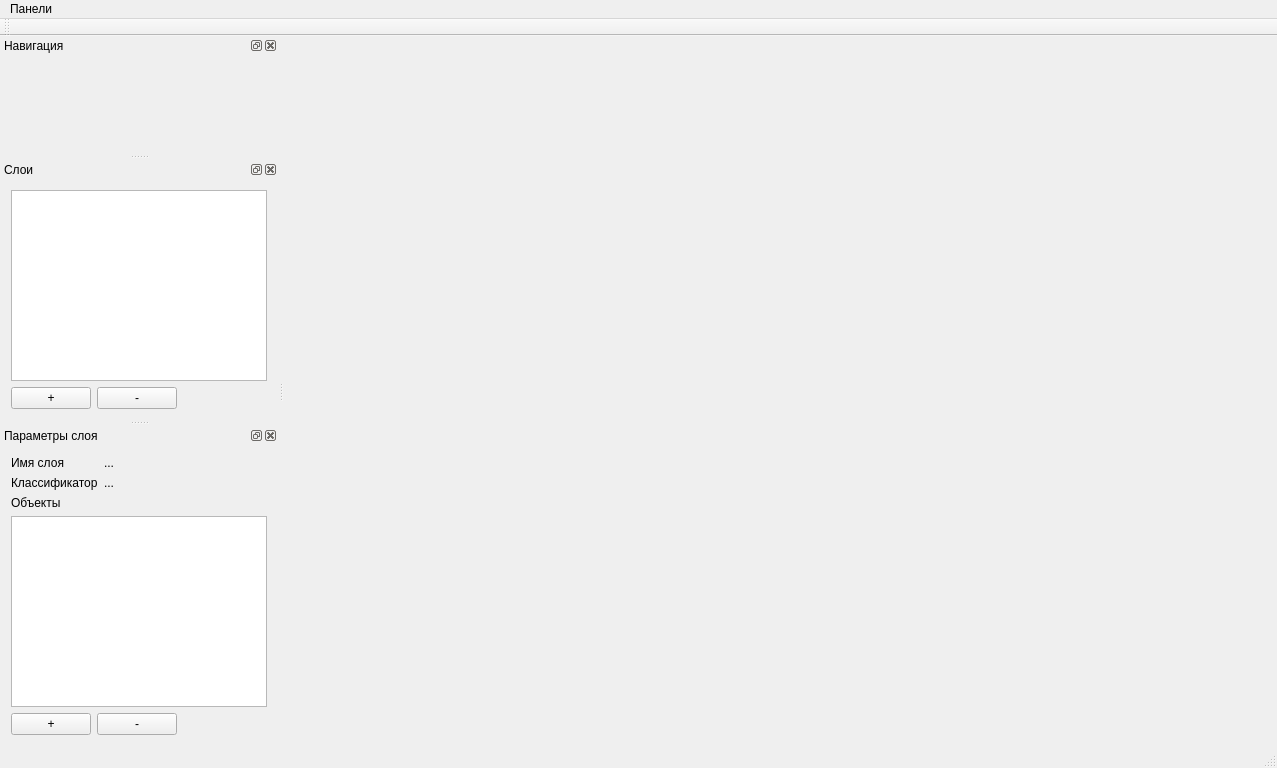
<?xml version="1.0" encoding="UTF-8"?>
<ui version="4.0">
 <class>MainWindow</class>
 <widget class="QMainWindow" name="MainWindow">
  <property name="geometry">
   <rect>
    <x>0</x>
    <y>0</y>
    <width>1277</width>
    <height>768</height>
   </rect>
  </property>
  <property name="windowTitle">
   <string>MainWindow</string>
  </property>
  <widget class="QWidget" name="centralWidget"/>
  <widget class="QMenuBar" name="menuBar">
   <property name="geometry">
    <rect>
     <x>0</x>
     <y>0</y>
     <width>1277</width>
     <height>27</height>
    </rect>
   </property>
   <widget class="QMenu" name="menu">
    <property name="title">
     <string>Панели</string>
    </property>
    <addaction name="layersDockAction"/>
    <addaction name="objectsDockAction"/>
    <addaction name="navigationDockAction"/>
   </widget>
   <addaction name="menu"/>
  </widget>
  <widget class="QToolBar" name="mainToolBar">
   <attribute name="toolBarArea">
    <enum>TopToolBarArea</enum>
   </attribute>
   <attribute name="toolBarBreak">
    <bool>false</bool>
   </attribute>
  </widget>
  <widget class="QStatusBar" name="statusBar"/>
  <widget class="QDockWidget" name="navigationDockWidget">
   <property name="sizePolicy">
    <sizepolicy hsizetype="Preferred" vsizetype="Preferred">
     <horstretch>0</horstretch>
     <verstretch>0</verstretch>
    </sizepolicy>
   </property>
   <property name="minimumSize">
    <size>
     <width>250</width>
     <height>118</height>
    </size>
   </property>
   <property name="features">
    <set>QDockWidget::AllDockWidgetFeatures</set>
   </property>
   <property name="allowedAreas">
    <set>Qt::LeftDockWidgetArea|Qt::RightDockWidgetArea</set>
   </property>
   <property name="windowTitle">
    <string>Навигация</string>
   </property>
   <attribute name="dockWidgetArea">
    <number>1</number>
   </attribute>
   <widget class="QWidget" name="dockWidgetContents_2">
    <layout class="QVBoxLayout" name="navigationDockLayout"/>
   </widget>
  </widget>
  <widget class="QDockWidget" name="layersDockWidget">
   <property name="sizePolicy">
    <sizepolicy hsizetype="Preferred" vsizetype="Expanding">
     <horstretch>0</horstretch>
     <verstretch>0</verstretch>
    </sizepolicy>
   </property>
   <property name="minimumSize">
    <size>
     <width>250</width>
     <height>238</height>
    </size>
   </property>
   <property name="features">
    <set>QDockWidget::DockWidgetClosable|QDockWidget::DockWidgetFloatable</set>
   </property>
   <property name="allowedAreas">
    <set>Qt::LeftDockWidgetArea|Qt::RightDockWidgetArea</set>
   </property>
   <property name="windowTitle">
    <string>Слои</string>
   </property>
   <attribute name="dockWidgetArea">
    <number>1</number>
   </attribute>
   <widget class="QWidget" name="dockWidgetContents">
    <layout class="QVBoxLayout" name="layersDockLayout">
     <item>
      <widget class="QTableView" name="layersTable">
       <attribute name="horizontalHeaderStretchLastSection">
        <bool>true</bool>
       </attribute>
       <attribute name="verticalHeaderVisible">
        <bool>false</bool>
       </attribute>
      </widget>
     </item>
     <item>
      <layout class="QHBoxLayout" name="horizontalLayout">
       <item>
        <widget class="QPushButton" name="pbAddLayer">
         <property name="sizePolicy">
          <sizepolicy hsizetype="Maximum" vsizetype="Fixed">
           <horstretch>0</horstretch>
           <verstretch>0</verstretch>
          </sizepolicy>
         </property>
         <property name="text">
          <string>+</string>
         </property>
        </widget>
       </item>
       <item>
        <widget class="QPushButton" name="pbRemoveLayer">
         <property name="sizePolicy">
          <sizepolicy hsizetype="Maximum" vsizetype="Fixed">
           <horstretch>0</horstretch>
           <verstretch>0</verstretch>
          </sizepolicy>
         </property>
         <property name="text">
          <string>-</string>
         </property>
        </widget>
       </item>
       <item>
        <spacer name="horizontalSpacer">
         <property name="orientation">
          <enum>Qt::Horizontal</enum>
         </property>
         <property name="sizeHint" stdset="0">
          <size>
           <width>40</width>
           <height>20</height>
          </size>
         </property>
        </spacer>
       </item>
      </layout>
     </item>
    </layout>
   </widget>
  </widget>
  <widget class="QDockWidget" name="objectsDockWidget">
   <property name="sizePolicy">
    <sizepolicy hsizetype="Preferred" vsizetype="Expanding">
     <horstretch>0</horstretch>
     <verstretch>0</verstretch>
    </sizepolicy>
   </property>
   <property name="windowTitle">
    <string>Параметры слоя</string>
   </property>
   <attribute name="dockWidgetArea">
    <number>1</number>
   </attribute>
   <widget class="QWidget" name="dockWidgetContents_3">
    <layout class="QVBoxLayout" name="objectsDockLayout">
     <item>
      <layout class="QFormLayout" name="formLayout">
       <property name="fieldGrowthPolicy">
        <enum>QFormLayout::ExpandingFieldsGrow</enum>
       </property>
       <item row="0" column="0">
        <widget class="QLabel" name="Label">
         <property name="text">
          <string>Имя слоя</string>
         </property>
        </widget>
       </item>
       <item row="0" column="1">
        <widget class="QLabel" name="lblLayerName">
         <property name="text">
          <string>...</string>
         </property>
        </widget>
       </item>
       <item row="1" column="0">
        <widget class="QLabel" name="label_2">
         <property name="text">
          <string>Классификатор</string>
         </property>
        </widget>
       </item>
       <item row="1" column="1">
        <widget class="QLabel" name="lblRscName">
         <property name="text">
          <string>...</string>
         </property>
        </widget>
       </item>
       <item row="2" column="0" colspan="2">
        <widget class="QLabel" name="label">
         <property name="font">
          <font>
           <weight>50</weight>
           <bold>false</bold>
          </font>
         </property>
         <property name="text">
          <string>Объекты</string>
         </property>
         <property name="alignment">
          <set>Qt::AlignLeading|Qt::AlignLeft|Qt::AlignVCenter</set>
         </property>
        </widget>
       </item>
      </layout>
     </item>
     <item>
      <widget class="QTableView" name="objectsTable">
       <attribute name="horizontalHeaderStretchLastSection">
        <bool>true</bool>
       </attribute>
       <attribute name="verticalHeaderVisible">
        <bool>false</bool>
       </attribute>
      </widget>
     </item>
     <item>
      <layout class="QHBoxLayout" name="horizontalLayout_2">
       <item>
        <widget class="QPushButton" name="pbAddObject">
         <property name="text">
          <string>+</string>
         </property>
        </widget>
       </item>
       <item>
        <widget class="QPushButton" name="pbRemoveObject">
         <property name="text">
          <string>-</string>
         </property>
        </widget>
       </item>
       <item>
        <spacer name="horizontalSpacer_2">
         <property name="orientation">
          <enum>Qt::Horizontal</enum>
         </property>
         <property name="sizeHint" stdset="0">
          <size>
           <width>40</width>
           <height>20</height>
          </size>
         </property>
        </spacer>
       </item>
      </layout>
     </item>
    </layout>
   </widget>
  </widget>
  <action name="layersDockAction">
   <property name="checkable">
    <bool>true</bool>
   </property>
   <property name="checked">
    <bool>true</bool>
   </property>
   <property name="text">
    <string>Слои</string>
   </property>
  </action>
  <action name="objectsDockAction">
   <property name="checkable">
    <bool>true</bool>
   </property>
   <property name="checked">
    <bool>true</bool>
   </property>
   <property name="text">
    <string>Объекты</string>
   </property>
  </action>
  <action name="navigationDockAction">
   <property name="checkable">
    <bool>true</bool>
   </property>
   <property name="checked">
    <bool>true</bool>
   </property>
   <property name="text">
    <string>Навигация</string>
   </property>
  </action>
 </widget>
 <layoutdefault spacing="6" margin="11"/>
 <resources/>
 <connections>
  <connection>
   <sender>navigationDockAction</sender>
   <signal>toggled(bool)</signal>
   <receiver>navigationDockWidget</receiver>
   <slot>setVisible(bool)</slot>
   <hints>
    <hint type="sourcelabel">
     <x>-1</x>
     <y>-1</y>
    </hint>
    <hint type="destinationlabel">
     <x>124</x>
     <y>613</y>
    </hint>
   </hints>
  </connection>
  <connection>
   <sender>objectsDockAction</sender>
   <signal>toggled(bool)</signal>
   <receiver>objectsDockWidget</receiver>
   <slot>setVisible(bool)</slot>
   <hints>
    <hint type="sourcelabel">
     <x>-1</x>
     <y>-1</y>
    </hint>
    <hint type="destinationlabel">
     <x>124</x>
     <y>719</y>
    </hint>
   </hints>
  </connection>
  <connection>
   <sender>layersDockAction</sender>
   <signal>toggled(bool)</signal>
   <receiver>layersDockWidget</receiver>
   <slot>setVisible(bool)</slot>
   <hints>
    <hint type="sourcelabel">
     <x>-1</x>
     <y>-1</y>
    </hint>
    <hint type="destinationlabel">
     <x>124</x>
     <y>285</y>
    </hint>
   </hints>
  </connection>
  <connection>
   <sender>layersDockWidget</sender>
   <signal>visibilityChanged(bool)</signal>
   <receiver>layersDockAction</receiver>
   <slot>setChecked(bool)</slot>
   <hints>
    <hint type="sourcelabel">
     <x>124</x>
     <y>430</y>
    </hint>
    <hint type="destinationlabel">
     <x>-1</x>
     <y>-1</y>
    </hint>
   </hints>
  </connection>
  <connection>
   <sender>navigationDockWidget</sender>
   <signal>visibilityChanged(bool)</signal>
   <receiver>navigationDockAction</receiver>
   <slot>setChecked(bool)</slot>
   <hints>
    <hint type="sourcelabel">
     <x>124</x>
     <y>167</y>
    </hint>
    <hint type="destinationlabel">
     <x>-1</x>
     <y>-1</y>
    </hint>
   </hints>
  </connection>
  <connection>
   <sender>objectsDockWidget</sender>
   <signal>visibilityChanged(bool)</signal>
   <receiver>objectsDockAction</receiver>
   <slot>setChecked(bool)</slot>
   <hints>
    <hint type="sourcelabel">
     <x>124</x>
     <y>653</y>
    </hint>
    <hint type="destinationlabel">
     <x>-1</x>
     <y>-1</y>
    </hint>
   </hints>
  </connection>
 </connections>
</ui>
